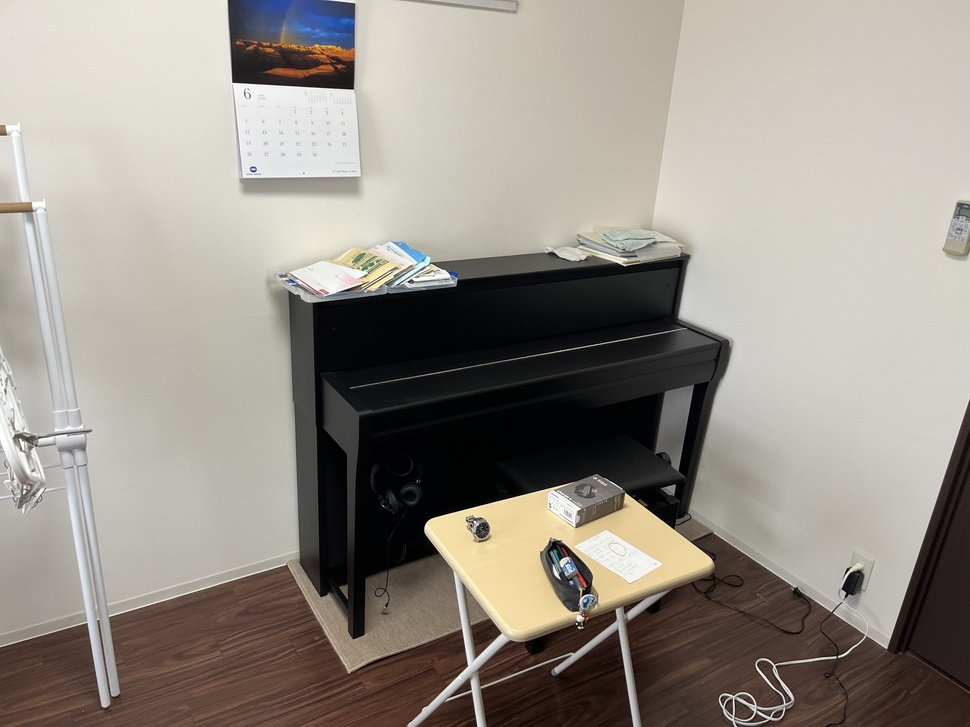
#> input picture exercise0606/images/ex0606left10.jpg, 970 x 727 px, shrunk from 4032 x 3024 before the run, found by its file name
$ python ex0613_2.py
#> lines starting #> are read from the running program, lines starting #| are printed output that depends on the picture; after the words box and inside, x2 and y2 are one past the last pixel; in counts of white or black regions, pixels touching at a corner belong together
import numpy as np
import cv2
import matplotlib.pyplot as plt

def matching(img1,img2):
    sift = cv2.SIFT_create()

    kp1, des1 = sift.detectAndCompute(img1, None)
    kp2, des2 = sift.detectAndCompute(img2, None)

    FLANN_INDEX_KDTREE = 1
    index_params = dict(algorithm=FLANN_INDEX_KDTREE, trees=5)
    search_params = dict(checks=50)
    flann = cv2.FlannBasedMatcher(index_params, search_params)
    matches = flann.knnMatch(des1, des2, k=2)
    pts1 = []
    pts2 = []

    for i, (m, n) in enumerate(matches):
        if m.distance < 0.7*n.distance:
            pts2.append(kp2[m.trainIdx].pt)
            pts1.append(kp1[m.queryIdx].pt)
    pts1 = np.int32(pts1)
    pts2 = np.int32(pts2)
    F, mask = cv2.findFundamentalMat(pts1, pts2, cv2.FM_LMEDS)
    # inlier pointsだけを使用
    pts1 = pts1[mask.ravel() == 1]
    pts2 = pts2[mask.ravel() == 1]

    return pts1,pts2,F,mask

def drawlines(img1,img2,pts1,pts2):
    r,c=img1.shape
    lines = cv2.computeCorrespondEpilines(pts2.reshape(-1, 1, 2), 2, F)
    lines = lines.reshape(-1, 3)
    for r, pt1, pt2 in zip(lines, pts1, pts2):
        color = tuple(np.random.randint(0, 255, 3).tolist())
        x0, y0 = map(int, [0, -r[2]/r[1]])
        x1, y1 = map(int, [c, -(r[2]+r[0]*c)/r[1]])
        img3 = cv2.line(img1, (x0, y0), (x1, y1), color,
                        thickness=3)  # epilineを引く
    return img3

# 画像の読み込み
left_path="exercise0606/images/ex0606left10.jpg"
right_path="exercise0606/images/ex0606right10.jpg"

image_left=cv2.imread(left_path)
#> image_left is the input picture: shape (727, 970, 3); mean B, G, R 135.9, 144.1, 150.2
image_left=cv2.cvtColor(image_left, cv2.COLOR_BGR2GRAY)
#> image_left: shape (727, 970)
image_right=cv2.imread(right_path)
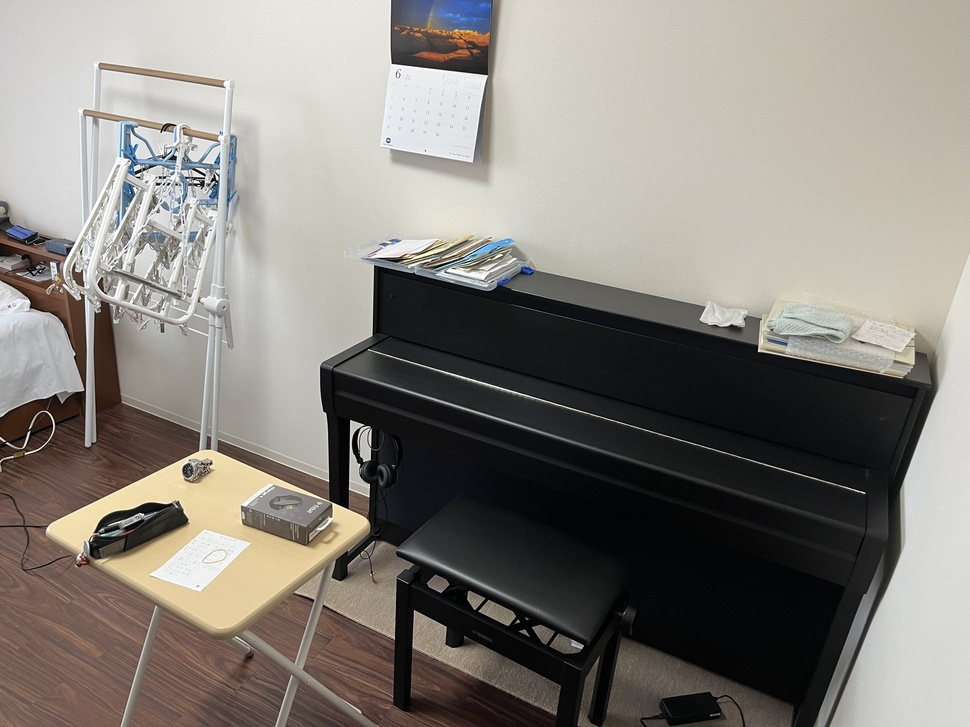
#> input picture exercise0606/images/ex0606right10.jpg, 970 x 727 px, shrunk from 4032 x 3024 before the run, found by its file name
#> image_right is the input picture: shape (727, 970, 3); mean B, G, R 122.8, 129, 133.5
image_right=cv2.cvtColor(image_right, cv2.COLOR_BGR2GRAY)
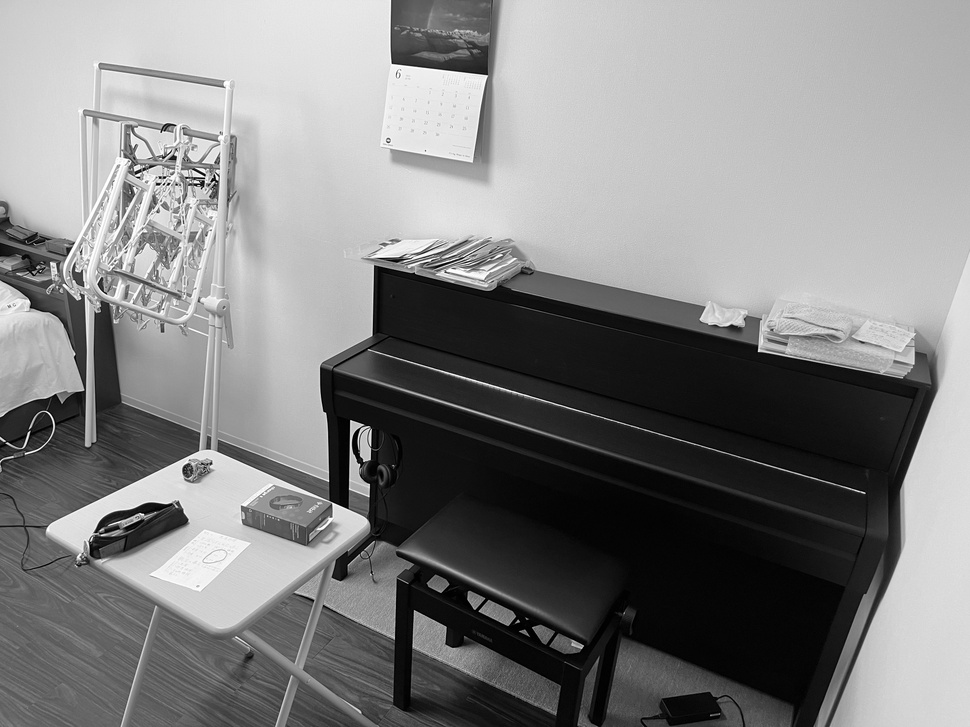
#> image_right: shape (727, 970); min 0, max 255, mean 129.6

# 特徴点抽出など
pts1,pts2,F,mask=matching(image_left,image_right)
#> in matching, `kp1, des1 = sift.detectAndCompute(img1, None)`: kp1 = 694 keypoints; strongest (x, y, size): (445, 531, 25.4), (847, 570, 2.1), (493, 376, 200.9), (505, 561, 94.9)
#> in matching, `kp2, des2 = sift.detectAndCompute(img2, None)`: kp2 = 1101 keypoints; strongest (x, y, size): (158, 184, 2.3), (204, 175, 1.8), (29, 433, 1.8), (196, 185, 2.1)
#> in matching, `matches = flann.knnMatch(des1, des2, k=2)`: matches = 694 matches
#> after the loop in matching, `for i, (m, n) in enumerate(matches):`: pts1 = 34 pairs, first value 247.4 to 685, second value 28.43 to 642.2; pts2 = 34 pairs, first value 135.6 to 754.4, second value 14.22 to 646.6
#> in matching, `pts1 = np.int32(pts1)`: pts1 = 34 pairs, first value 247 to 684, second value 28 to 642
#> in matching, `pts2 = np.int32(pts2)`: pts2 = 34 pairs, first value 135 to 754, second value 14 to 646
#> in matching, `F, mask = cv2.findFundamentalMat(pts1, pts2, cv2.FM_LMEDS)`: F = [[4.37e-07, 7.33e-06, -0.00248], [-1.33e-05, -5.07e-06, 0.0391], [0.00184, -0.0379, 1]]; mask = 34 values, max 1 at index 0, min 0 at index 1, mean 0.529
#> in matching, `pts1 = pts1[mask.ravel() == 1]`: pts1 = 18 rows, first 8: [247, 45], [260, 44], [264, 43], [266, 46], [266, 46], [308, 29], [316, 45], [323, 46]
#> in matching, `pts2 = pts2[mask.ravel() == 1]`: pts2 = 18 rows, first 8: [402, 30], [411, 29], [414, 28], [416, 31], [416, 31], [450, 14], [456, 30], [461, 31]
print(F)
#| [[ 4.37004991e-07  7.32704897e-06 -2.48296293e-03]
#|  [-1.32720720e-05 -5.06513450e-06  3.91237291e-02]
#|  [ 1.84412531e-03 -3.78688439e-02  1.00000000e+00]]
image_left_before_rect=drawlines(image_left,image_right,pts1,pts2)
#> in drawlines, `lines = cv2.computeCorrespondEpilines(pts2.reshape(-1, 1, 2), 2, F)`: lines = 18 rows, first 8: [0.0462, -0.999, 33.48], [0.0468, -0.999, 31.79], [0.0472, -0.999, 30.49], [0.0461, -0.999, 33.7], [0.0461, -0.999, 33.7], [0.0535, -0.999, 12.41], [0.0474, -0.999, 30], [0.0471, -0.999, 30.8]
#> the loop in drawlines, `for r, pt1, pt2 in zip(lines, pts1, pts2):` made 18 passes
#> (r, pt1, pt2, color, y0, y1) on passes 1 to 9: ([0.0462, -0.999, 33.48], [247, 45], [402, 30], (172, 47, 117), 33, 78), ([0.0468, -0.999, 31.79], [260, 44], [411, 29], (192, 67, 251), 31, 77), ([0.0472, -0.999, 30.49], [264, 43], [414, 28], (195, 103, 9), 30, 76), ([0.0461, -0.999, 33.7], [266, 46], [416, 31], (211, 21, 242), 33, 78), ([0.0461, -0.999, 33.7], [266, 46], [416, 31], (36, 87, 70), 33, 78), ([0.0535, -0.999, 12.41], [308, 29], [450, 14], (216, 88, 140), 12, 64), ([0.0474, -0.999, 30], [316, 45], [456, 30], (58, 193, 230), 30, 76), ([0.0471, -0.999, 30.8], [323, 46], [461, 31], (39, 87, 174), 30, 76), ([0.0386, -0.999, 55.33], [327, 68], [463, 53], (88, 81, 165), 55, 92)
#> after the loop in drawlines, `for r, pt1, pt2 in zip(lines, pts1, pts2):`:
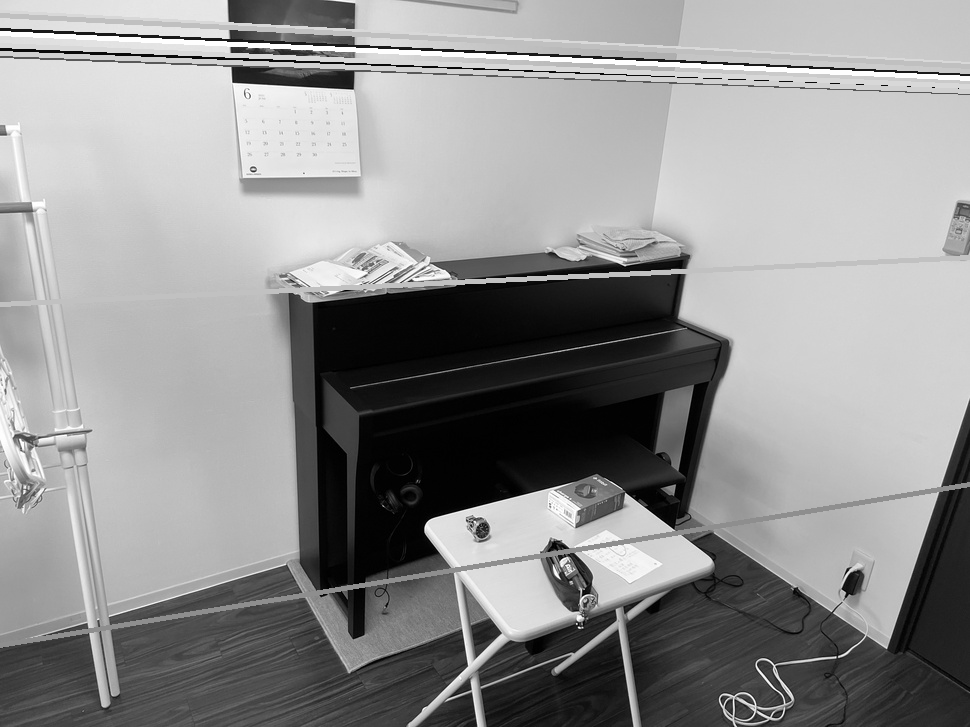
#> img1: shape (727, 970); min 0, max 255, mean 145.1
image_right_before_rect=drawlines(image_right,image_left,pts2,pts1)
#> in drawlines (call 2), `lines = cv2.computeCorrespondEpilines(pts2.reshape(-1, 1, 2), 2, F)`: lines = 18 rows, first 8: [0.0373, -0.999, 59.13], [0.0379, -0.999, 57.32], [0.0384, -0.999, 56.02], [0.0373, -0.999, 59.13], [0.0373, -0.999, 59.13], [0.0445, -0.999, 38.27], [0.0387, -0.999, 55.18], [0.0384, -0.999, 55.86]
#> the loop in drawlines (call 2), `for r, pt1, pt2 in zip(lines, pts1, pts2):` made 18 passes
#> (r, pt1, pt2, color, y0, y1) on passes 1 to 9: ([0.0373, -0.999, 59.13], [402, 30], [247, 45], (127, 32, 31), 59, 95), ([0.0379, -0.999, 57.32], [411, 29], [260, 44], (202, 244, 151), 57, 94), ([0.0384, -0.999, 56.02], [414, 28], [264, 43], (163, 254, 203), 56, 93), ([0.0373, -0.999, 59.13], [416, 31], [266, 46], (114, 183, 28), 59, 95), ([0.0373, -0.999, 59.13], [416, 31], [266, 46], (34, 128, 128), 59, 95), ([0.0445, -0.999, 38.27], [450, 14], [308, 29], (164, 53, 133), 38, 81), ([0.0387, -0.999, 55.18], [456, 30], [316, 45], (38, 232, 244), 55, 92), ([0.0384, -0.999, 55.86], [461, 31], [323, 46], (17, 79, 132), 55, 93), ([0.0303, -1, 79.49], [463, 53], [327, 68], (105, 42, 186), 79, 108)
#> pass 2, in drawlines (call 2), `img3 = cv2.line(img1, (x0, y0), (x1, y1), color, thickness=3)`:
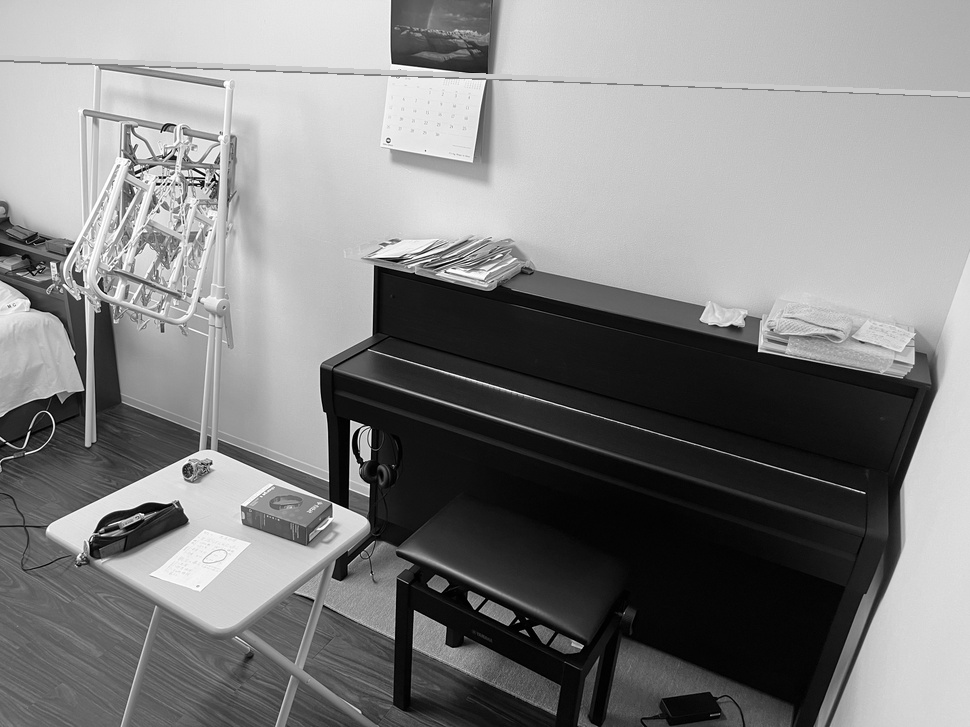
#> img3: shape (727, 970); min 0, max 255, mean 129.4
#> pass 3, in drawlines (call 2), `img3 = cv2.line(img1, (x0, y0), (x1, y1), color, thickness=3)`:
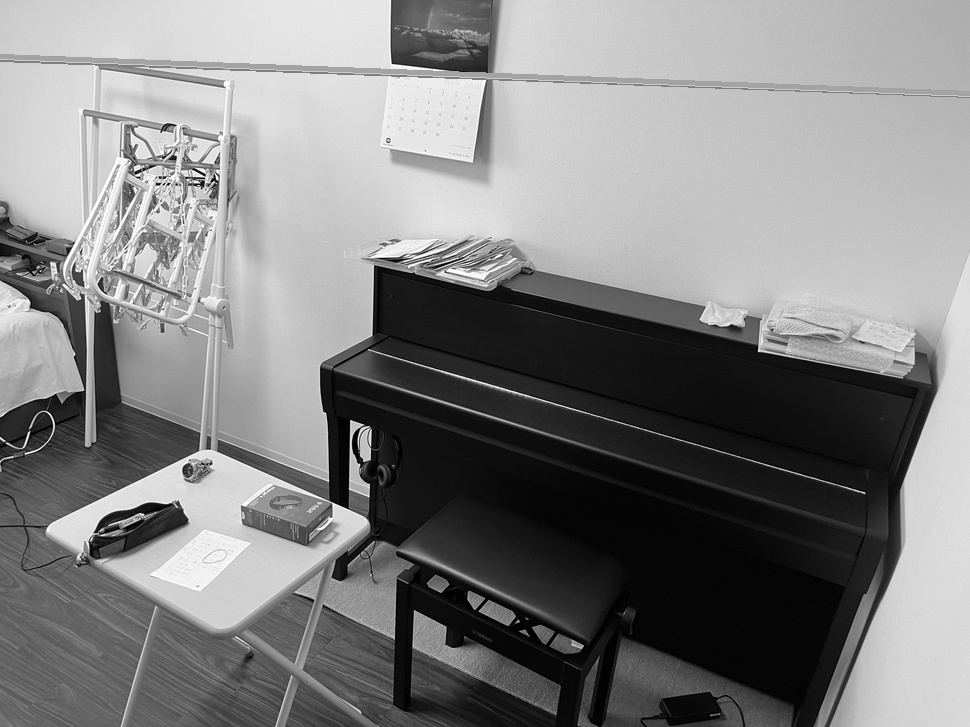
#> img3: shape (727, 970); 0.69% of pixels changed, all inside (x1, y1, x2, y2) = (0, 54, 970, 96)
#> after the loop in drawlines (call 2), `for r, pt1, pt2 in zip(lines, pts1, pts2):`:
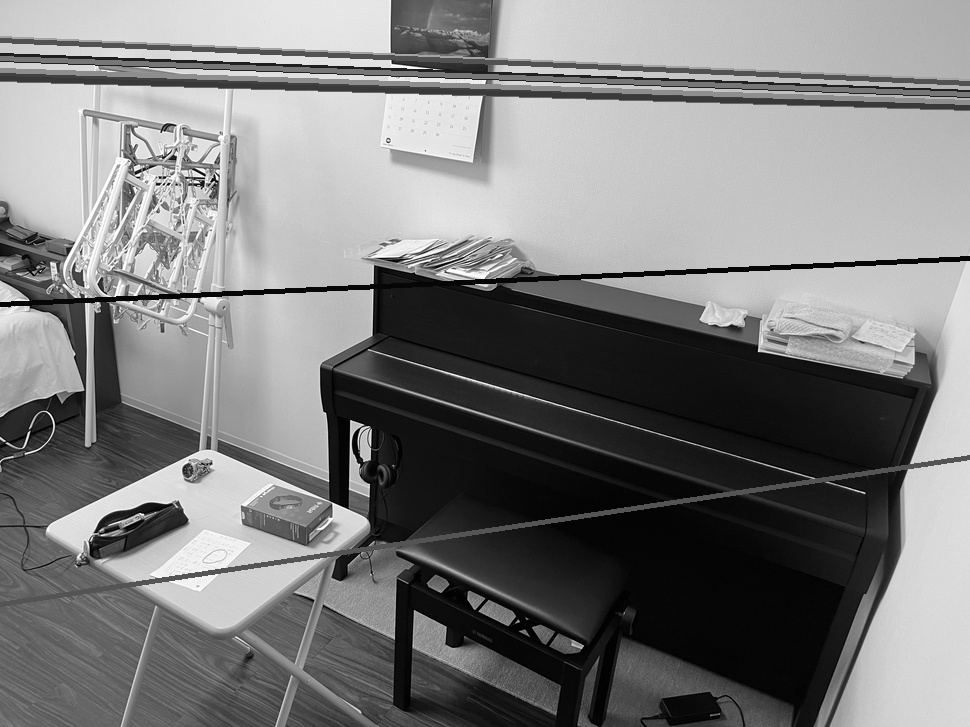
#> img1: shape (727, 970); min 0, max 255, mean 124.4
cv2.imwrite("test_l.png",image_left_before_rect)
cv2.imwrite("test_r.png",image_right_before_rect)

lines1 = cv2.computeCorrespondEpilines(pts2.reshape(-1, 1, 2), 2, F)
#> lines1 = 18 rows, first 8: [0.0462, -0.999, 33.48], [0.0468, -0.999, 31.79], [0.0472, -0.999, 30.49], [0.0461, -0.999, 33.7], [0.0461, -0.999, 33.7], [0.0535, -0.999, 12.41], [0.0474, -0.999, 30], [0.0471, -0.999, 30.8]
lines1 = lines1.reshape(-1, 3)
lines2 = cv2.computeCorrespondEpilines(pts1.reshape(-1, 1, 2), 1, F)
#> lines2 = 18 rows, first 8: [-0.0573, 0.998, -6.97], [-0.0576, 0.998, -5.26], [-0.0579, 0.998, -3.99], [-0.0573, 0.998, -7.1], [-0.0573, 0.998, -7.1], [-0.0611, 0.998, 13.44], [-0.058, 0.998, -3.49], [-0.0578, 0.998, -4.22]
lines2 = lines2.reshape(-1, 3)
for r, pt1, pt2 in zip(lines1, pts1, pts2):
    color = tuple(np.random.randint(0, 255, 3).tolist())
    x0, y0 = map(int, [0, -r[2]/r[1]])
#> (the run stopped early here; a loop or call above may not have finished)
